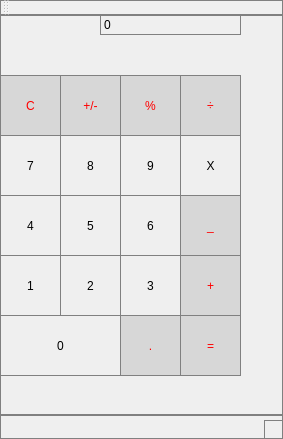
<?xml version="1.0" encoding="UTF-8"?>
<ui version="4.0">
 <class>MainWindow</class>
 <widget class="QMainWindow" name="MainWindow">
  <property name="geometry">
   <rect>
    <x>0</x>
    <y>0</y>
    <width>283</width>
    <height>439</height>
   </rect>
  </property>
  <property name="windowTitle">
   <string>MainWindow</string>
  </property>
  <property name="styleSheet">
   <string notr="true"> border: 1px solid gray;
    background-color: qlineargradient(x1: 0, y1: 0, x2: 0, y2: 1,
                                      stop: 0 #dadbde, stop: 1 #f6f7fa);</string>
  </property>
  <widget class="QWidget" name="centralWidget">
   <widget class="QPushButton" name="pushbutton_minus">
    <property name="geometry">
     <rect>
      <x>180</x>
      <y>180</y>
      <width>61</width>
      <height>61</height>
     </rect>
    </property>
    <property name="styleSheet">
     <string notr="true">color:red;
 background-color: rgb(215, 215, 215);
  border: 1px solid gray;</string>
    </property>
    <property name="text">
     <string>_</string>
    </property>
    <property name="iconSize">
     <size>
      <width>61</width>
      <height>61</height>
     </size>
    </property>
   </widget>
   <widget class="QPushButton" name="six">
    <property name="geometry">
     <rect>
      <x>120</x>
      <y>180</y>
      <width>61</width>
      <height>61</height>
     </rect>
    </property>
    <property name="styleSheet">
     <string notr="true">font: 12pt &quot;MS Shell Dlg 2&quot;;
QPushButton{ pressed: background-color: qlineargradient(x1: 0, y1: 0, x2: 0, y2: 1,   stop: 0 #8d8d8d, stop: 1 #8d8d8d); }</string>
    </property>
    <property name="text">
     <string>6</string>
    </property>
    <property name="iconSize">
     <size>
      <width>61</width>
      <height>61</height>
     </size>
    </property>
   </widget>
   <widget class="QPushButton" name="pushbutton_percent">
    <property name="geometry">
     <rect>
      <x>120</x>
      <y>60</y>
      <width>61</width>
      <height>61</height>
     </rect>
    </property>
    <property name="styleSheet">
     <string notr="true">QPushButton{ color:red; }
  QPushButton{ background-color: rgb(215, 215, 215); }
 QPushButton{  border: 1px solid gray; }

                                 </string>
    </property>
    <property name="text">
     <string>%</string>
    </property>
    <property name="iconSize">
     <size>
      <width>61</width>
      <height>61</height>
     </size>
    </property>
   </widget>
   <widget class="QPushButton" name="five">
    <property name="geometry">
     <rect>
      <x>60</x>
      <y>180</y>
      <width>61</width>
      <height>61</height>
     </rect>
    </property>
    <property name="styleSheet">
     <string notr="true">font: 12pt &quot;MS Shell Dlg 2&quot;;
QPushButton{ pressed: background-color: qlineargradient(x1: 0, y1: 0, x2: 0, y2: 1,   stop: 0 #8d8d8d, stop: 1 #8d8d8d); }</string>
    </property>
    <property name="text">
     <string>5</string>
    </property>
    <property name="iconSize">
     <size>
      <width>61</width>
      <height>61</height>
     </size>
    </property>
   </widget>
   <widget class="QPushButton" name="four">
    <property name="geometry">
     <rect>
      <x>0</x>
      <y>180</y>
      <width>61</width>
      <height>61</height>
     </rect>
    </property>
    <property name="styleSheet">
     <string notr="true">font: 12pt &quot;MS Shell Dlg 2&quot;;
QPushButton{ pressed: background-color: qlineargradient(x1: 0, y1: 0, x2: 0, y2: 1,   stop: 0 #8d8d8d, stop: 1 #8d8d8d); }</string>
    </property>
    <property name="text">
     <string>4</string>
    </property>
    <property name="iconSize">
     <size>
      <width>61</width>
      <height>61</height>
     </size>
    </property>
   </widget>
   <widget class="QPushButton" name="pushbutton_multiply">
    <property name="geometry">
     <rect>
      <x>180</x>
      <y>120</y>
      <width>61</width>
      <height>61</height>
     </rect>
    </property>
    <property name="styleSheet">
     <string notr="true">color:red;
 background-color: rgb(215, 215, 215);
  border: 1px solid gray;
hover{ background-color: red; }</string>
    </property>
    <property name="text">
     <string>X</string>
    </property>
    <property name="iconSize">
     <size>
      <width>61</width>
      <height>61</height>
     </size>
    </property>
   </widget>
   <widget class="QPushButton" name="nine">
    <property name="geometry">
     <rect>
      <x>120</x>
      <y>120</y>
      <width>61</width>
      <height>61</height>
     </rect>
    </property>
    <property name="styleSheet">
     <string notr="true">font: 12pt &quot;MS Shell Dlg 2&quot;;
QPushButton{ pressed: background-color: qlineargradient(x1: 0, y1: 0, x2: 0, y2: 1,   stop: 0 #8d8d8d, stop: 1 #8d8d8d); }</string>
    </property>
    <property name="text">
     <string>9</string>
    </property>
    <property name="iconSize">
     <size>
      <width>61</width>
      <height>61</height>
     </size>
    </property>
   </widget>
   <widget class="QPushButton" name="eight">
    <property name="geometry">
     <rect>
      <x>60</x>
      <y>120</y>
      <width>61</width>
      <height>61</height>
     </rect>
    </property>
    <property name="styleSheet">
     <string notr="true">font: 12pt &quot;MS Shell Dlg 2&quot;;
QPushButton{ pressed: background-color: qlineargradient(x1: 0, y1: 0, x2: 0, y2: 1,   stop: 0 #8d8d8d, stop: 1 #8d8d8d); }</string>
    </property>
    <property name="text">
     <string>8</string>
    </property>
    <property name="iconSize">
     <size>
      <width>61</width>
      <height>61</height>
     </size>
    </property>
   </widget>
   <widget class="QPushButton" name="seven">
    <property name="geometry">
     <rect>
      <x>0</x>
      <y>120</y>
      <width>61</width>
      <height>61</height>
     </rect>
    </property>
    <property name="styleSheet">
     <string notr="true">font: 75 12pt &quot;MS Shell Dlg 2&quot;;
QPushButton{ pressed: background-color: qlineargradient(x1: 0, y1: 0, x2: 0, y2: 1,   stop: 0 #8d8d8d, stop: 1 #8d8d8d); }
</string>
    </property>
    <property name="text">
     <string>7</string>
    </property>
    <property name="iconSize">
     <size>
      <width>61</width>
      <height>61</height>
     </size>
    </property>
   </widget>
   <widget class="QPushButton" name="pushbutton_divide">
    <property name="geometry">
     <rect>
      <x>180</x>
      <y>60</y>
      <width>61</width>
      <height>61</height>
     </rect>
    </property>
    <property name="styleSheet">
     <string notr="true">color:red;
 background-color: rgb(215, 215, 215);
  border: 1px solid gray;</string>
    </property>
    <property name="text">
     <string>÷</string>
    </property>
    <property name="iconSize">
     <size>
      <width>61</width>
      <height>61</height>
     </size>
    </property>
   </widget>
   <widget class="QPushButton" name="pushbutton_clear">
    <property name="geometry">
     <rect>
      <x>0</x>
      <y>60</y>
      <width>61</width>
      <height>61</height>
     </rect>
    </property>
    <property name="styleSheet">
     <string notr="true">color:red;
 background-color: rgb(215, 215, 215);
  border: 1px solid gray;</string>
    </property>
    <property name="text">
     <string>C</string>
    </property>
    <property name="iconSize">
     <size>
      <width>61</width>
      <height>61</height>
     </size>
    </property>
   </widget>
   <widget class="QPushButton" name="one">
    <property name="geometry">
     <rect>
      <x>0</x>
      <y>240</y>
      <width>61</width>
      <height>61</height>
     </rect>
    </property>
    <property name="styleSheet">
     <string notr="true">font: 12pt &quot;MS Shell Dlg 2&quot;;
QPushButton{ pressed: background-color: qlineargradient(x1: 0, y1: 0, x2: 0, y2: 1,   stop: 0 #8d8d8d, stop: 1 #8d8d8d); }</string>
    </property>
    <property name="text">
     <string>1</string>
    </property>
    <property name="iconSize">
     <size>
      <width>61</width>
      <height>61</height>
     </size>
    </property>
   </widget>
   <widget class="QPushButton" name="two">
    <property name="geometry">
     <rect>
      <x>60</x>
      <y>240</y>
      <width>61</width>
      <height>61</height>
     </rect>
    </property>
    <property name="styleSheet">
     <string notr="true">font: 12pt &quot;MS Shell Dlg 2&quot;;
QPushButton{ pressed: background-color: qlineargradient(x1: 0, y1: 0, x2: 0, y2: 1,   stop: 0 #8d8d8d, stop: 1 #8d8d8d); }</string>
    </property>
    <property name="text">
     <string>2</string>
    </property>
    <property name="iconSize">
     <size>
      <width>61</width>
      <height>61</height>
     </size>
    </property>
   </widget>
   <widget class="QPushButton" name="three">
    <property name="geometry">
     <rect>
      <x>120</x>
      <y>240</y>
      <width>61</width>
      <height>61</height>
     </rect>
    </property>
    <property name="styleSheet">
     <string notr="true">font: 12pt &quot;MS Shell Dlg 2&quot;;
QPushButton{ pressed: background-color: qlineargradient(x1: 0, y1: 0, x2: 0, y2: 1,   stop: 0 #8d8d8d, stop: 1 #8d8d8d); }</string>
    </property>
    <property name="text">
     <string>3</string>
    </property>
    <property name="iconSize">
     <size>
      <width>61</width>
      <height>61</height>
     </size>
    </property>
   </widget>
   <widget class="QPushButton" name="pushbutton_add">
    <property name="geometry">
     <rect>
      <x>180</x>
      <y>240</y>
      <width>61</width>
      <height>61</height>
     </rect>
    </property>
    <property name="styleSheet">
     <string notr="true">color:red;
 background-color: rgb(215, 215, 215);
  border: 1px solid gray;</string>
    </property>
    <property name="text">
     <string>+</string>
    </property>
    <property name="iconSize">
     <size>
      <width>61</width>
      <height>61</height>
     </size>
    </property>
   </widget>
   <widget class="QPushButton" name="pushbutton_unary">
    <property name="geometry">
     <rect>
      <x>60</x>
      <y>60</y>
      <width>61</width>
      <height>61</height>
     </rect>
    </property>
    <property name="styleSheet">
     <string notr="true">color:red;
 background-color: rgb(215, 215, 215);
  border: 1px solid gray;</string>
    </property>
    <property name="text">
     <string>+/-</string>
    </property>
    <property name="iconSize">
     <size>
      <width>61</width>
      <height>61</height>
     </size>
    </property>
   </widget>
   <widget class="QPushButton" name="zero">
    <property name="geometry">
     <rect>
      <x>0</x>
      <y>300</y>
      <width>121</width>
      <height>61</height>
     </rect>
    </property>
    <property name="styleSheet">
     <string notr="true">font: 12pt &quot;MS Shell Dlg 2&quot;;
QPushButton{ pressed: background-color: qlineargradient(x1: 0, y1: 0, x2: 0, y2: 1,   stop: 0 #8d8d8d, stop: 1 #8d8d8d); }</string>
    </property>
    <property name="text">
     <string>0</string>
    </property>
    <property name="iconSize">
     <size>
      <width>61</width>
      <height>61</height>
     </size>
    </property>
   </widget>
   <widget class="QPushButton" name="pushbutton_decimal">
    <property name="geometry">
     <rect>
      <x>120</x>
      <y>300</y>
      <width>61</width>
      <height>61</height>
     </rect>
    </property>
    <property name="styleSheet">
     <string notr="true">color:red;
 background-color: rgb(215, 215, 215);
  border: 1px solid gray;</string>
    </property>
    <property name="text">
     <string>.</string>
    </property>
    <property name="iconSize">
     <size>
      <width>61</width>
      <height>61</height>
     </size>
    </property>
   </widget>
   <widget class="QPushButton" name="pushbutton_equal">
    <property name="geometry">
     <rect>
      <x>180</x>
      <y>300</y>
      <width>61</width>
      <height>61</height>
     </rect>
    </property>
    <property name="styleSheet">
     <string notr="true">color:red;
 background-color: rgb(215, 215, 215);
  border: 1px solid gray;</string>
    </property>
    <property name="text">
     <string>=</string>
    </property>
    <property name="iconSize">
     <size>
      <width>61</width>
      <height>61</height>
     </size>
    </property>
   </widget>
   <widget class="QLabel" name="main_label">
    <property name="geometry">
     <rect>
      <x>100</x>
      <y>0</y>
      <width>141</width>
      <height>20</height>
     </rect>
    </property>
    <property name="cursor">
     <cursorShape>ArrowCursor</cursorShape>
    </property>
    <property name="styleSheet">
     <string notr="true">Qlabel{
qproperty-alignment: 'AlignVCenter | AlignRight';
border:1px solid gray;}
background-color: white;</string>
    </property>
    <property name="lineWidth">
     <number>261</number>
    </property>
    <property name="midLineWidth">
     <number>61</number>
    </property>
    <property name="text">
     <string>0</string>
    </property>
   </widget>
  </widget>
  <widget class="QToolBar" name="mainToolBar">
   <attribute name="toolBarArea">
    <enum>TopToolBarArea</enum>
   </attribute>
   <attribute name="toolBarBreak">
    <bool>false</bool>
   </attribute>
  </widget>
  <widget class="QStatusBar" name="statusBar"/>
 </widget>
 <layoutdefault spacing="6" margin="11"/>
 <resources/>
 <connections/>
</ui>
